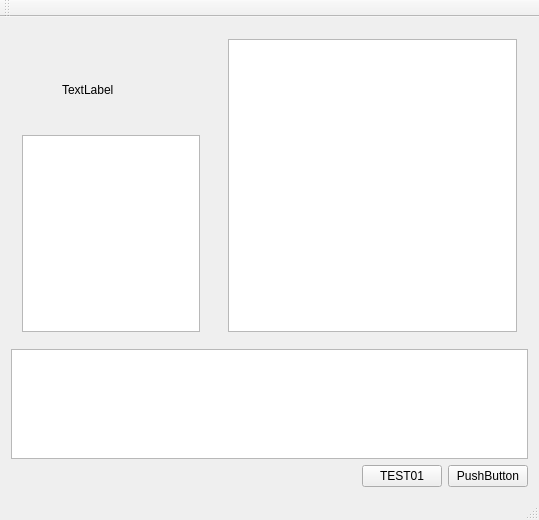
<?xml version="1.0" encoding="UTF-8"?>
<ui version="4.0">
 <class>MainWindow</class>
 <widget class="QMainWindow" name="MainWindow">
  <property name="geometry">
   <rect>
    <x>0</x>
    <y>0</y>
    <width>539</width>
    <height>520</height>
   </rect>
  </property>
  <property name="windowTitle">
   <string>MainWindow</string>
  </property>
  <widget class="QWidget" name="centralWidget">
   <layout class="QVBoxLayout" name="verticalLayout_3">
    <item>
     <layout class="QHBoxLayout" name="horizontalLayout_2">
      <item>
       <widget class="QWidget" name="widget" native="true">
        <property name="maximumSize">
         <size>
          <width>200</width>
          <height>16777215</height>
         </size>
        </property>
        <layout class="QVBoxLayout" name="verticalLayout">
         <item>
          <widget class="QWidget" name="widget_3" native="true">
           <property name="minimumSize">
            <size>
             <width>120</width>
             <height>90</height>
            </size>
           </property>
           <widget class="QLabel" name="labelAvatar">
            <property name="geometry">
             <rect>
              <x>40</x>
              <y>20</y>
              <width>71</width>
              <height>61</height>
             </rect>
            </property>
            <property name="text">
             <string>TextLabel</string>
            </property>
            <property name="scaledContents">
             <bool>true</bool>
            </property>
           </widget>
          </widget>
         </item>
         <item>
          <widget class="QListWidget" name="listWidgetContact">
           <property name="maximumSize">
            <size>
             <width>200</width>
             <height>16777215</height>
            </size>
           </property>
          </widget>
         </item>
        </layout>
       </widget>
      </item>
      <item>
       <widget class="QWidget" name="widget_2" native="true">
        <layout class="QVBoxLayout" name="verticalLayout_2">
         <item>
          <widget class="QTextEdit" name="textEdit_2"/>
         </item>
        </layout>
       </widget>
      </item>
     </layout>
    </item>
    <item>
     <widget class="QTextEdit" name="textEdit">
      <property name="maximumSize">
       <size>
        <width>16777215</width>
        <height>110</height>
       </size>
      </property>
     </widget>
    </item>
    <item>
     <layout class="QHBoxLayout" name="horizontalLayout">
      <item>
       <spacer name="horizontalSpacer">
        <property name="orientation">
         <enum>Qt::Horizontal</enum>
        </property>
        <property name="sizeHint" stdset="0">
         <size>
          <width>40</width>
          <height>20</height>
         </size>
        </property>
       </spacer>
      </item>
      <item>
       <widget class="QPushButton" name="btnTest01">
        <property name="text">
         <string>TEST01</string>
        </property>
       </widget>
      </item>
      <item>
       <widget class="QPushButton" name="pushButton">
        <property name="text">
         <string>PushButton</string>
        </property>
       </widget>
      </item>
     </layout>
    </item>
   </layout>
  </widget>
  <widget class="QMenuBar" name="menuBar">
   <property name="geometry">
    <rect>
     <x>0</x>
     <y>0</y>
     <width>539</width>
     <height>22</height>
    </rect>
   </property>
  </widget>
  <widget class="QToolBar" name="mainToolBar">
   <attribute name="toolBarArea">
    <enum>TopToolBarArea</enum>
   </attribute>
   <attribute name="toolBarBreak">
    <bool>false</bool>
   </attribute>
  </widget>
  <widget class="QStatusBar" name="statusBar"/>
 </widget>
 <layoutdefault spacing="6" margin="11"/>
 <resources/>
 <connections/>
</ui>
